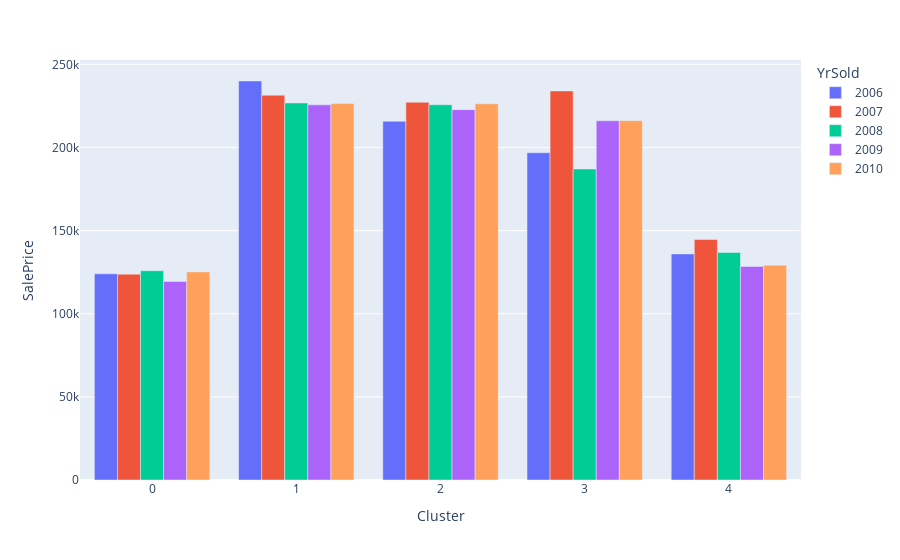

The code cell stored with this chart in its notebook:
### Code cell
fig = px.bar(agg, x='Cluster', y='SalePrice', color='YrSold')
fig.update_layout(barmode='group')
fig.show()

### Figure 1 — Plotly figure (JSON) as saved in the notebook; plotly's stock layout.template omitted (floating-point values rounded to 4 significant figures)
{"data": [{"alignmentgroup": "True", "hovertemplate": "YrSold=2006<br>Cluster=%{x}<br>SalePrice=%{y}<extra></extra>", "legendgroup": "2006", "marker": {"color": "#636efa"}, "name": "2006", "offsetgroup": "2006", "orientation": "v", "showlegend": true, "textposition": "auto", "type": "bar", "x": [0, 1, 2, 3, 4], "xaxis": "x", "y": [124000.0, 240000.0, 215800.0, 196800.0, 136000.0], "yaxis": "y"}, {"alignmentgroup": "True", "hovertemplate": "YrSold=2007<br>Cluster=%{x}<br>SalePrice=%{y}<extra></extra>", "legendgroup": "2007", "marker": {"color": "#EF553B"}, "name": "2007", "offsetgroup": "2007", "orientation": "v", "showlegend": true, "textposition": "auto", "type": "bar", "x": [0, 1, 2, 3, 4], "xaxis": "x", "y": [123800.0, 231500.0, 227200.0, 234000.0, 144628], "yaxis": "y"}, {"alignmentgroup": "True", "hovertemplate": "YrSold=2008<br>Cluster=%{x}<br>SalePrice=%{y}<extra></extra>", "legendgroup": "2008", "marker": {"color": "#00cc96"}, "name": "2008", "offsetgroup": "2008", "orientation": "v", "showlegend": true, "textposition": "auto", "type": "bar", "x": [0, 1, 2, 3, 4], "xaxis": "x", "y": [125900.0, 226700.0, 225700.0, 187000.0, 136800.0], "yaxis": "y"}, {"alignmentgroup": "True", "hovertemplate": "YrSold=2009<br>Cluster=%{x}<br>SalePrice=%{y}<extra></extra>", "legendgroup": "2009", "marker": {"color": "#ab63fa"}, "name": "2009", "offsetgroup": "2009", "orientation": "v", "showlegend": true, "textposition": "auto", "type": "bar", "x": [0, 1, 2, 3, 4], "xaxis": "x", "y": [119400.0, 225600.0, 222700.0, 216000.0, 128400.0], "yaxis": "y"}, {"alignmentgroup": "True", "hovertemplate": "YrSold=2010<br>Cluster=%{x}<br>SalePrice=%{y}<extra></extra>", "legendgroup": "2010", "marker": {"color": "#FFA15A"}, "name": "2010", "offsetgroup": "2010", "orientation": "v", "showlegend": true, "textposition": "auto", "type": "bar", "x": [0, 1, 2, 3, 4], "xaxis": "x", "y": [125200.0, 226400.0, 226300.0, 216100.0, 129200.0], "yaxis": "y"}], "layout": {"barmode": "group", "legend": {"title": {"text": "YrSold"}, "tracegroupgap": 0}, "margin": {"t": 60}, "xaxis": {"anchor": "y", "domain": [0, 1], "title": {"text": "Cluster"}}, "yaxis": {"anchor": "x", "domain": [0, 1], "title": {"text": "SalePrice"}}}}
